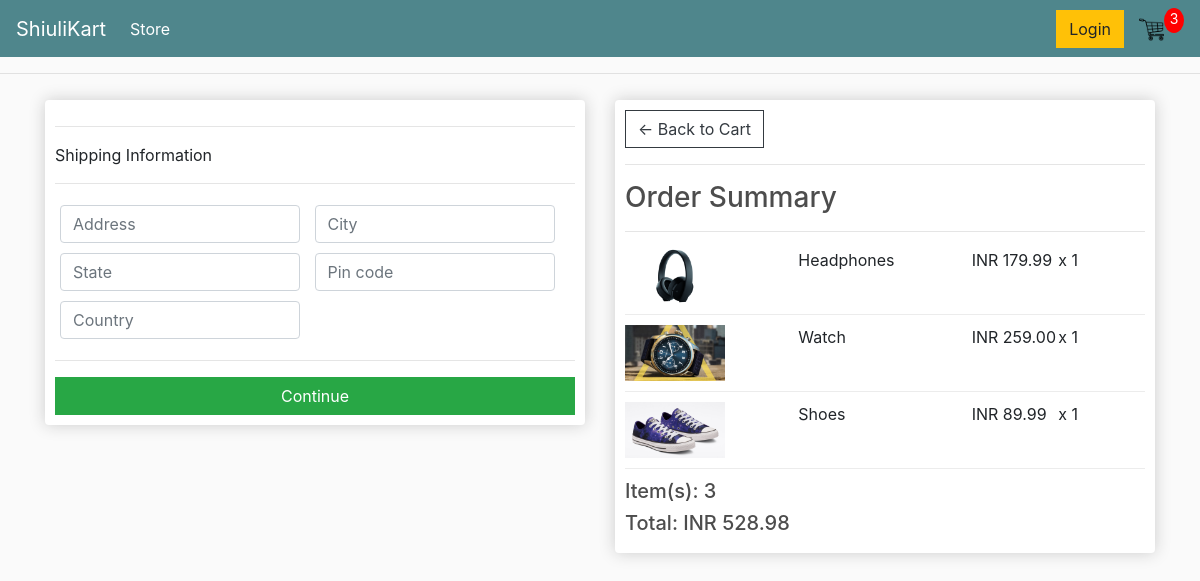
Screenshot of /checkout/ (signed in) with the database file from the repository.
### store/models.py (models this page shows, shortened)
class OrderItem(models.Model):
    product = models.ForeignKey(Product, on_delete=models.SET_NULL, blank=True, null=True)
    order = models.ForeignKey(Order, on_delete=models.SET_NULL, blank=True, null=True)
    quantity = models.IntegerField(default=0, null=True, blank=True)
    date_added = models.DateTimeField(auto_now_add=True)
    @property
    def get_total(self):
        total = self.product.price * self.quantity
        return total

class Product(models.Model):
    name = models.CharField(max_length=255, null=True)
    price = models.DecimalField(max_digits=7, decimal_places=2)
    digital = models.BooleanField(default=False, null=True, blank=False)
    image = models.ImageField(null=True, blank=True)
    @property
    def ImageURL(self):
        try:
            url = self.image.url
        except:
            url = ''
        return url

class Order(models.Model):
    customer = models.ForeignKey(Customer, on_delete=models.SET_NULL, blank=True, null=True)
    date_ordered = models.DateTimeField(auto_now_add=True)
    complete = models.BooleanField(default=False, null=True, blank=False)
    transaction_id = models.CharField(max_length=255, null=True)
    @property
    def shipping(self):
        shipping = False
        orderitems = self.orderitem_set.all()
        for i in orderitems:
            if i.product.digital == False:
                shipping = True
        return shipping
    @property
    def get_cart_total(self):
        orderitems = self.orderitem_set.all()
        total = sum([item.get_total for item in orderitems])
        return total
    @property
    def get_cart_items(self):
        orderitems = self.orderitem_set.all()
        total = sum([item.quantity for item in orderitems])
        return total

### store/views.py (the view)
# urls.py: path('checkout/', views.checkout, name="checkout"),
def checkout(request):
	data = cartData(request)
	cartItems = data['cartItems']
	order = data['order']
	items = data['items']
	context = {'items': items, 'order': order, 'cartItems': cartItems}
	return render(request, 'store/checkout.html', context)

### store/utils.py (called while the page is built)
def cartData(request):
    if request.user.is_authenticated:
        customer = request.user.customer
        order, created = Order.objects.get_or_create(customer=customer, complete=False)
        items = order.orderitem_set.all()
        cartItems = order.get_cart_items
    else:
        cookieData = cookieCart(request)
        cartItems = cookieData['cartItems']
        order = cookieData['order']
        items = cookieData['items']
    return {'cartItems': cartItems, 'order': order, 'items': items}

### store/templates/store/checkout.html (shortened to what this page needs)
{% extends 'store/main.html' %}
{% load static %}
{% block content %}
	<div class="row">
		<div class="col-lg-6">
			<div class="box-element" id="form-wrapper">
				<form action="" id="form">
					<div id="shipping-info">
						<hr>
						<p>Shipping Information</p>
						<hr>
						<div class="form-field">
							<input type="text" class="form-control" name="address" placeholder="Address">
						</div>
						<div class="form-field">
							<input type="text" class="form-control" name="city" placeholder="City">
						</div>
						<div class="form-field">
							<input type="text" class="form-control" name="state" placeholder="State">
						</div>
						<div class="form-field">
							<input type="text" class="form-control" name="pincode" placeholder="Pin code">
						</div>
						<div class="form-field">
							<input type="text" class="form-control" name="country" placeholder="Country">
						</div>
					</div>
					<hr>
					<input id="form-button" class="btn btn-success btn-block" type="submit" value="Continue">
				</form>
			</div>
			<br>
		</div>
		<div class="col-lg-6">
			<div class="box-element">
				<a class="btn btn-outline-dark" href="{% url 'cart' %}">&#x2190; Back to Cart</a>
				<hr>
				<h3>Order Summary</h3>
				<hr>
				{% for item in items %}
					<div class="cart-row">
						<div style="flex: 2;"><img class="row-image" src="{{ item.product.ImageURL }}" alt=""></div>
						<div style="flex: 2;">{{ item.product.name }}</div>
						<div style="flex: 1;">INR {{ item.product.price }}</div>
						<div style="flex: 1;"><p>x {{ item.quantity }}</p></div>
					</div>
				{% endfor %}
				<h5>Item(s): {{ order.get_cart_items }}</h5>
				<h5>Total: INR {{ order.get_cart_total| floatformat:2 }}</h5>
			</div>
		</div>
	</div>
{% endblock %}

### static/css/main.css (style rules this page uses)
body { background-color: hsl(0, 0%, 98%); }
h1,h2,h3,h4,h5,h6 { color:hsl(0, 0%, 30%); }
.box-element { box-shadow:hsl(0, 0%, 80%) 0 0 16px; background-color: #fff; border-radius: 4px; padding: 10px; }
.col-lg-4, .col-lg-6, .col-lg-8, .col-lg-12 { margin-top: 10px; }
.btn { border-radius: 0; }
.row-image { width: 100px; }
.form-field { width:250px; display: inline-block; padding: 5px; }
.cart-row { display: flex; align-items: flex-stretch; padding-bottom: 10px; margin-bottom: 10px; border-bottom: 1px solid #ececec; }

### rows the page displays
OrderItem: product.ImageURL (picture), product.name "Headphones", product.price "179.99", quantity "1"
OrderItem: product.ImageURL (picture), product.name "Watch", product.price "259.00", quantity "1"
OrderItem: product.ImageURL (picture), product.name "Shoes", product.price "89.99", quantity "1"
Order: get_cart_items "3", get_cart_total "528.98"

### other values shown
{{ cartItems }} "3"
